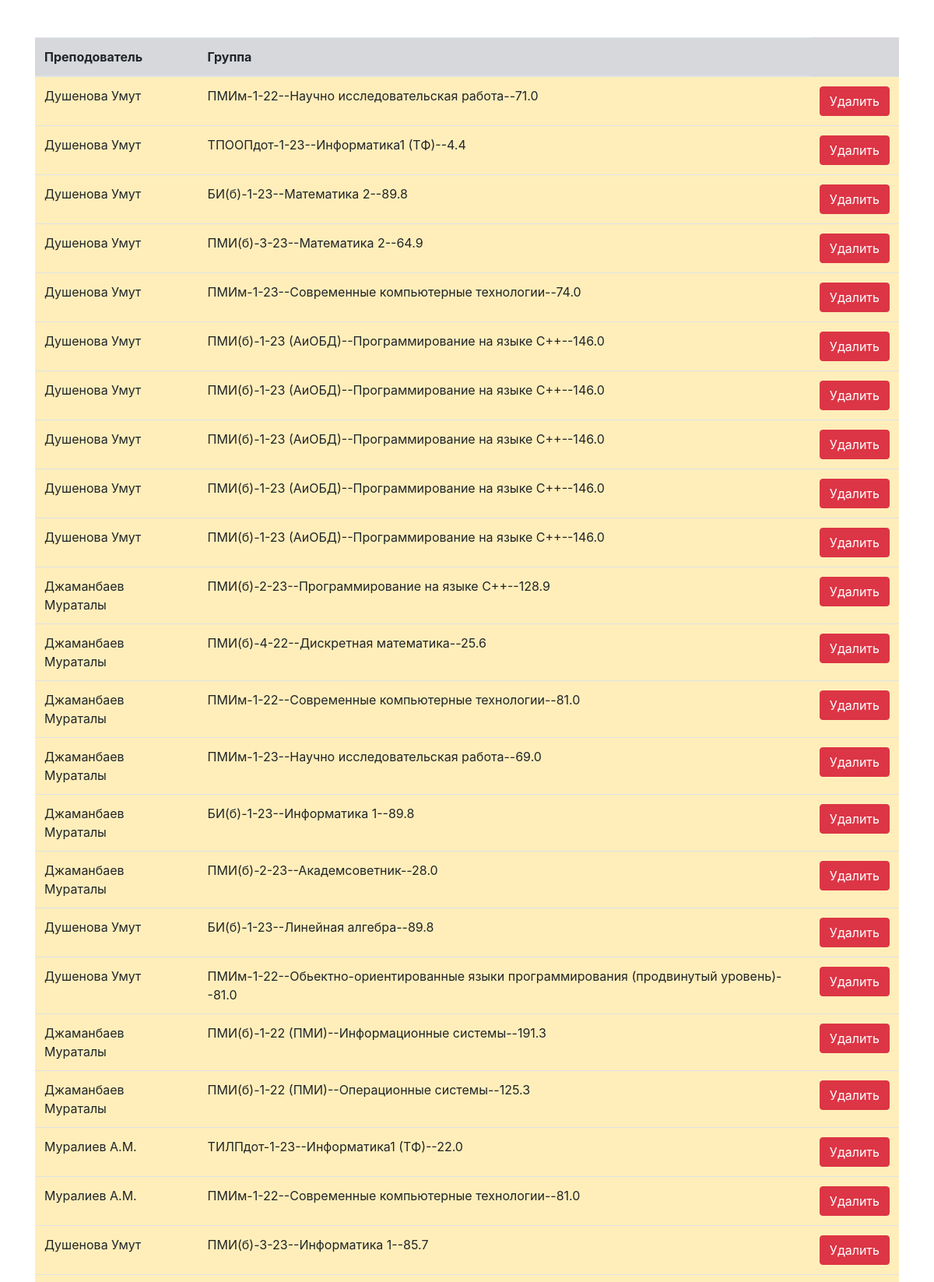
Page /api/nagr/connectlist/ (upper part) on the committed database.
### apps/nagr/models.py (models this page shows, shortened)
class Nagruzka(models.Model):
    name = models.CharField(max_length=123, verbose_name='Название', blank=True, null=True)
    group_id = models.ForeignKey(Groupp, on_delete=models.CASCADE, verbose_name='Группа')
    teacher = models.ForeignKey(Teacher, on_delete=models.CASCADE, related_name='teacherr', verbose_name='Преподователь')
    class Meta:
        verbose_name = 'Распределение нагрузки'
        verbose_name_plural = 'Распределение нагрузки'
    def semester_type(self):
        if self.group_id.semester % 2 == 0:
            return "Весенний семестер"
        else:
            return "Осенний семестер"
    semester_type.short_description = 'Тип семестра'
    def discipline_name(self):
        return self.group_id.discipline_name
    discipline_name.short_description = 'Дисциплины'
    def lekcii_po_ucheb_planu(self):
        return self.group_id.lekcii_po_ucheb_planu
    lekcii_po_ucheb_planu.short_description = 'Лекции по учебному плану'
    def praktZan_po_ucheb_planu(self):
        return self.group_id.praktZan_po_ucheb_planu
    praktZan_po_ucheb_planu.short_description = 'Практические занятия по учебному плану'
    def labRab_po_ucheb_planu(self):
        return self.group_id.labRab_po_ucheb_planu
    labRab_po_ucheb_planu.short_description = 'Лабораторные работы по учебному плану'
    def rukovod_KRIKP(self):
        return self.group_id.rukovod_KRIKP
    rukovod_KRIKP.short_description = 'Руководство КРиКП'
    def recenzirov_KR(self):
        return self.group_id.recenzirov_KR
    recenzirov_KR.short_description = 'Рецензирование КР'
    def priem_SRS(self):
        return round(self.group_id.priem_SRS, 1)
    priem_SRS.short_description = 'Прием СРС'
    def praktika_uchebnay(self):
        return self.group_id.praktika_uchebnay
    praktika_uchebnay.short_description = 'Учебная практика'
    def praktika_proizvod(self):
        return self.group_id.praktika_proizvod
    praktika_proizvod.short_description = 'Производственная практика'
    def praktika_predkval(self):
        return self.group_id.praktika_predkval
    praktika_predkval.short_description = 'Предквалификационная практика'
    def praktika_pedagog(self):
        return self.group_id.praktika_pedagog
    praktika_pedagog.short_description = 'Педагогическая практика'
    def praktika_nauchno(self):
        return self.group_id.praktika_nauchno
    praktika_nauchno.short_description = 'Научно-исследовательская практика'
    def kontrol_itogovyi(self):
        return round(self.group_id.kontrol_itogovyi, 1)
    kontrol_itogovyi.short_description = 'Итоговый контроль (экзамен)'
    def zachita_rukovod_VKR(self):
        return self.group_id.zachita_rukovod_VKR
    zachita_rukovod_VKR.short_description = 'Руководство ВКР'
    def zachita_konsult(self):
        return self.group_id.zachita_konsult
    zachita_konsult.short_description = 'Консультирование по разделам'
    def zachita_recencirovanie(self):
        return self.group_id.zachita_recencirovanie
    zachita_recencirovanie.short_description = 'Рецензирование'
    def zachita_uchastie_v_GAK(self):
        return self.group_id.zachita_uchastie_v_GAK
    zachita_uchastie_v_GAK.short_description = 'Участие в ГАК'
    def normokontr(self):
        return self.group_id.normokontr
    normokontr.short_description = 'Нормоконтроль'
    def magistratura(self):
        return self.group_id.magistratura
    magistratura.short_description = 'Магистратура'
    def aspirantura_doctorontura(self):
        return self.group_id.aspirantura_doctorontura
    aspirantura_doctorontura.short_description = 'Аспирантура, докторантура'
    def academ_sov(self):
        return self.group_id.academ_sov
    academ_sov.short_description = 'Академический совет'
    def rukovodstvo_kafedroi(self):
        return self.group_id.rukovodstvo_kafedroi
    rukovodstvo_kafedroi.short_description = 'Руководство кафедрой'
    def vsego_uchebnyh_chasov(self):
        return round(self.group_id.vsego_uchebnyh_chasov, 1)
    vsego_uchebnyh_chasov.short_description = 'Всего учебных часов'
    def za_vsego_uchebnyh_chasov(self):
        return round(self.group_id.za_vsego_uchebnyh_chasov, 1)
    za_vsego_uchebnyh_chasov.short_description = 'Всего учебных часов заочно'

### apps/teacher/models.py (models this page shows)
class Teacher(models.Model):
    first_name = models.CharField(max_length=20, verbose_name='Имя')
    last_name = models.CharField(max_length=30, verbose_name='Фамилия')
    job_title = models.ForeignKey(Doljnost, on_delete=models.SET_NULL, null=True, blank=True, verbose_name='Должность')
    zvanie = models.CharField(max_length=120, verbose_name='Звание')
    ped_staj = models.IntegerField(verbose_name='Пед стаж')
    shtat_sovmest = models.CharField(max_length=250, verbose_name='Штат.или совмест.')
    is_budget = models.BooleanField(default=False, verbose_name='Бюджет')
    stavka_budget = models.FloatField(default=0, verbose_name='Ставка для бюджета')
    stavka = models.FloatField(verbose_name='Ставка')
    class Meta:
        verbose_name = 'Преподователь'
        verbose_name_plural = 'Преподователи'
        ordering = ('id',)
    def get_full_name(self):
        return f"{self.last_name} {self.first_name}"
    def __str__(self):
        return self.get_full_name()
    get_full_name.short_description = 'Ф.И.О преподавателя'
    def get_title_stavka(self):
        if self.job_title.id == 1:
            return 750
        if self.job_title.id == 2:
            return 800
        if self.job_title.id == 3:
            return 850
        if self.job_title.id == 4:
            return 860
    get_title_stavka.short_description = 'Часы по должности'
    def vsego_stavka(self):
        return self.stavka_budget + self.stavka
    vsego_stavka.short_description = 'Всего ставка'
    def get_time(self):
        if self.job_title.id == 1:
            return self.stavka * 750
        if self.job_title.id == 2:
            return self.stavka * 800
        if self.job_title.id == 3:
            return self.stavka * 850
        if self.job_title.id == 4:
            return  self.stavka * 860
        return 0
    get_time.short_description = 'Необходимые часы'
    def get_time_budget(self):
        if self.job_title.id == 1:
            return self.stavka_budget * 750
        if self.job_title.id == 2:
            return self.stavka_budget * 800
        if self.job_title.id == 3:
            return self.stavka_budget * 850
        if self.job_title.id == 4:
            return  self.stavka_budget * 860
        return 0
    get_time_budget.short_description = 'Необходимые часы бюджет'
    def get_time_vsego(self):
        return self.get_time() + self.get_time_budget()
    get_time_vsego.short_description = 'Всего часы'
    def total_vsego_uchebnyh_chasov(self):
        nagruzki = self.teacherr.all()
        total_hours = sum(nagruzka.group_id.vsego_uchebnyh_chasov for nagruzka in nagruzki if nagruzka.group_id and nagruzka.group_id.vsego_uchebnyh_chasov is not None)
        return round(total_hours, 1)
    total_vsego_uchebnyh_chasov.short_description = 'Очное'
    def total_za_vsego_uchebnyh_chasov(self):
        nagruzki = self.teacherr.all()
        total_hours = sum(nagruzka.group_id.za_vsego_uchebnyh_chasov for nagruzka in nagruzki if nagruzka.group_id and nagruzka.group_id.za_vsego_uchebnyh_chasov is not None)
        return round(total_hours, 1)
    total_za_vsego_uchebnyh_chasov.short_description = 'Заочное'
    def vsego(self):
        return round(self.total_vsego_uchebnyh_chasov() + self.total_za_vsego_uchebnyh_chasov(), 1)
    vsego.short_description = 'Всего'

### apps/group/models.py (models this page shows)
class Groupp(models.Model):
    group = models.ForeignKey(Group, on_delete=models.SET_NULL, blank=True, null=True, verbose_name='Выберите группу:')
    name = models.CharField(max_length=150, verbose_name='Название группы', blank=True, null=True,)
    zaochnoe = models.IntegerField(choices=select, default=1, verbose_name='Форма обучения')
    for_discipline = models.ForeignKey(Discipline, on_delete=models.CASCADE, verbose_name='Дисциплины: ')
    discipline_name = models.CharField(max_length=250, verbose_name='Дисциплины', blank=True, null=True)
    amount_of_credit = models.IntegerField(default=0, verbose_name='Количество кредитов')
    is_kursovoi = models.BooleanField(blank=True, null=True)
    kol_stud_budget = models.IntegerField(verbose_name='Кол. студ.бюджет', blank=True, null=True)
    kol_stud_contract = models.IntegerField(verbose_name='Кол. студ.контракт', blank=True, null=True)
    obshee_kol_stud = models.FloatField(verbose_name='Общее кол.студентов', blank=True, null=True)
    semester = models.IntegerField(choices=semester, verbose_name='Семестер', blank=True, null=True)
    sovmest = models.IntegerField(choices=sovmes, verbose_name='Совместное преподование', blank=True, null=True)
    lekcii_po_ucheb_planu = models.IntegerField(verbose_name='Лекции/ По учебному плану', blank=True, null=True)
    lekcii_zachityvaetsa_v_nagruzku = models.IntegerField(verbose_name='Лекции/ Зачитывается в нагрузку кафедры (ч.)', blank=True, null=True)
    praktZan_po_ucheb_planu = models.IntegerField(verbose_name='Практ.зан/ По учебному плану', blank=True, null=True)
    praktZan_zachityvaetsa_v_nagruzku = models.IntegerField(verbose_name='Практ.зан/ Зачитывается в нагрузку кафедры (ч.)', blank=True, null=True)
    labRab_po_ucheb_planu = models.IntegerField(verbose_name='Лаб.раб/ По учебному плану', blank=True, null=True)
    labRab_zachityvaetsa_v_nagruzku = models.IntegerField(verbose_name='Лаб.раб/ Зачитывается в нагрузку кафедры (ч.)', blank=True, null=True)
    rukovod_KRIKP = models.FloatField(verbose_name='Руковод.КРиКП', blank=True, null=True, default=0)
    recenzirov_KR = models.FloatField(verbose_name='Рецениров_КР', blank=True, null=True, default=0)
    priem_SRS = models.FloatField(verbose_name='Прием СРС', blank=True, null=True, default=0)
    praktika_uchebnay = models.IntegerField(verbose_name='Практика/Учебная', blank=True, null=True, default=0)
    praktika_proizvod = models.IntegerField(verbose_name='Практика/Производ', blank=True, null=True, default=0)
    praktika_predkval = models.IntegerField(verbose_name='Практика/Предквал', blank=True, null=True, default=0)
    praktika_pedagog = models.IntegerField(verbose_name='Практика/Педагогическая', blank=True, null=True, default=0)
    praktika_nauchno = models.IntegerField(verbose_name='Практика/Научно-исследовательская', blank=True, null=True,default=0)
    kontrol_tekuchiy1 = models.FloatField(verbose_name='Контроль/текущий (1 контр.точка)', blank=True, null=True,default=0)
    kontrol_tekuchiy2 = models.FloatField(verbose_name='Контроль/текущий (2 контр.точка)', blank=True, null=True,default=0)
    kontrol_tekuchiy3 = models.FloatField(verbose_name='Контроль/текущий (3 контр.точка)', default=0, blank=True,null=True, )
    kontrol_itogovyi = models.FloatField(verbose_name='Контроль/итоговый (экзамен)', blank=True, null=True, default=0)
    zachita_rukovod_VKR = models.FloatField(verbose_name='Защита вып. квал. работы/ руководство ВКР', blank=True, null=True, default=0)
    zachita_konsult = models.FloatField(verbose_name='Защита вып. квал. работы/ консульт. по разделам', blank=True,null=True, default=0)
    zachita_recencirovanie = models.FloatField(verbose_name='Защита вып. квал. работы/ рецензирование', blank=True, null=True, default=0)
    zachita_uchastie_v_GAK = models.FloatField(verbose_name='Защита вып. квал. работы/ участие в ГАК', blank=True, null=True, default=0)
    normokontr = models.FloatField(verbose_name='Нормоконтр', blank=True, null=True, default=0)
    magistratura = models.FloatField(verbose_name='Магистратура', blank=True, null=True, default=0)
    aspirantura_doctorontura = models.FloatField(verbose_name='Аспирантура, Докторантура', blank=True, null=True, default=0)
    online = models.FloatField(verbose_name='Онлайн', blank=True, null=True, default=0)
    offline = models.FloatField(verbose_name='Офлайн', blank=True, null=True, default=0)
    academ_sov = models.FloatField(verbose_name='Академ. сов.', blank=True, null=True, default=0)
    rukovodstvo_kafedroi = models.FloatField(verbose_name='Руководство кафедрой', blank=True, null=True, default=0)
    rukovodstvo_dekanatom = models.FloatField(verbose_name='Руководство деканатом', blank=True, null=True, default=0)
    prochie = models.FloatField(verbose_name='Прочие', blank=True, null=True, default=0)
    vsego_uchebnyh_chasov = models.FloatField(verbose_name='Всего учебных часов по расчету', blank=True, null=True, default=0, )
    za_vsego_uchebnyh_chasov = models.FloatField(verbose_name='Заочка Всего учебных часов по расчету', blank=True, null=True, default=0, )
    def __str__(self):
        if self.zaochnoe == 1:
            return f"{self.name}--{self.discipline_name}--{round(self.vsego_uchebnyh_chasov, 1)}"
        else:
            return f"{self.name}--{self.discipline_name}--{round(self.za_vsego_uchebnyh_chasov, 1)}"
    class Meta:
        verbose_name = 'Высчитать нагрузку'
        verbose_name_plural = 'Высчитать нагрузку'
        ordering = ('-id',)

### api/nagr/views.py (the view)
# urls.py: path('connectlist/', views.connectlist, name='connectlist'),
def connectlist(request):
    data = Nagruzka.objects.all()
    context = {'data': data}
    return render(request, 'connectlist.html', context)

### api/nagr/templates/connectlist.html (shortened to what this page needs)
{% load static %}
<!DOCTYPE html>
<html lang="en">
<head>
    <link rel="stylesheet" href="https://cdn.jsdelivr.net/npm/bootstrap@4.0.0/dist/css/bootstrap.min.css">
</head>
<body>
<div class="container my-5">
  <table class="table table-secondary" >
      <thead>
      <tr>
        <th scope="col">Преподователь</th>
        <th scope="col">Группа</th>
      </tr>
      {% for i in data %}
          <tr class="table-warning">
              <td>{{ i.teacher }}</td>
              <td>{{ i.group_id }}</td>
              <td><a href="{% url 'deleteconnect' i.id %}"><button class="btn btn-danger" type="button">Удалить</button></a></td>
          </tr>
      {% endfor %}
  </table>
</div>
</body>
</html>

### rows in the picture
Nagruzka: teacher "Душенова Умут", group_id "ПМИм-1-22--Научно исследовательская работа--71.0"
Nagruzka: teacher "Душенова Умут", group_id "ТПООПдот-1-23--Информатика1 (ТФ)--4.4"
Nagruzka: teacher "Душенова Умут", group_id "БИ(б)-1-23--Математика 2--89.8"
Nagruzka: teacher "Душенова Умут", group_id "ПМИ(б)-3-23--Математика 2--64.9"
Nagruzka: teacher "Душенова Умут", group_id "ПМИм-1-23--Современные компьютерные технологии--74.0"
Nagruzka: teacher "Душенова Умут", group_id "ПМИ(б)-1-23 (АиОБД)--Программирование на языке С++--146.0"
Nagruzka: teacher "Душенова Умут", group_id "ПМИ(б)-1-23 (АиОБД)--Программирование на языке С++--146.0"
Nagruzka: teacher "Душенова Умут", group_id "ПМИ(б)-1-23 (АиОБД)--Программирование на языке С++--146.0"
Nagruzka: teacher "Душенова Умут", group_id "ПМИ(б)-1-23 (АиОБД)--Программирование на языке С++--146.0"
Nagruzka: teacher "Душенова Умут", group_id "ПМИ(б)-1-23 (АиОБД)--Программирование на языке С++--146.0"
Nagruzka: teacher "Джаманбаев Мураталы", group_id "ПМИ(б)-2-23--Программирование на языке С++--128.9"
Nagruzka: teacher "Джаманбаев Мураталы", group_id "ПМИ(б)-4-22--Дискретная математика--25.6"
Nagruzka: teacher "Джаманбаев Мураталы", group_id "ПМИм-1-22--Современные компьютерные технологии--81.0"
Nagruzka: teacher "Джаманбаев Мураталы", group_id "ПМИм-1-23--Научно исследовательская работа--69.0"
Nagruzka: teacher "Джаманбаев Мураталы", group_id "БИ(б)-1-23--Информатика 1--89.8"
Nagruzka: teacher "Джаманбаев Мураталы", group_id "ПМИ(б)-2-23--Академсоветник--28.0"
Nagruzka: teacher "Душенова Умут", group_id "БИ(б)-1-23--Линейная алгебра--89.8"
Nagruzka: teacher "Душенова Умут", group_id "ПМИм-1-22--Обьектно-ориентированные языки программирования (продвинутый уровень)--81.0"
Nagruzka: teacher "Джаманбаев Мураталы", group_id "ПМИ(б)-1-22 (ПМИ)--Информационные системы--191.3"
Nagruzka: teacher "Джаманбаев Мураталы", group_id "ПМИ(б)-1-22 (ПМИ)--Операционные системы--125.3"
Nagruzka: teacher "Муралиев А.М.", group_id "ТИЛПдот-1-23--Информатика1 (ТФ)--22.0"
Nagruzka: teacher "Муралиев А.М.", group_id "ПМИм-1-22--Современные компьютерные технологии--81.0"
Nagruzka: teacher "Душенова Умут", group_id "ПМИ(б)-3-23--Информатика 1--85.7"
